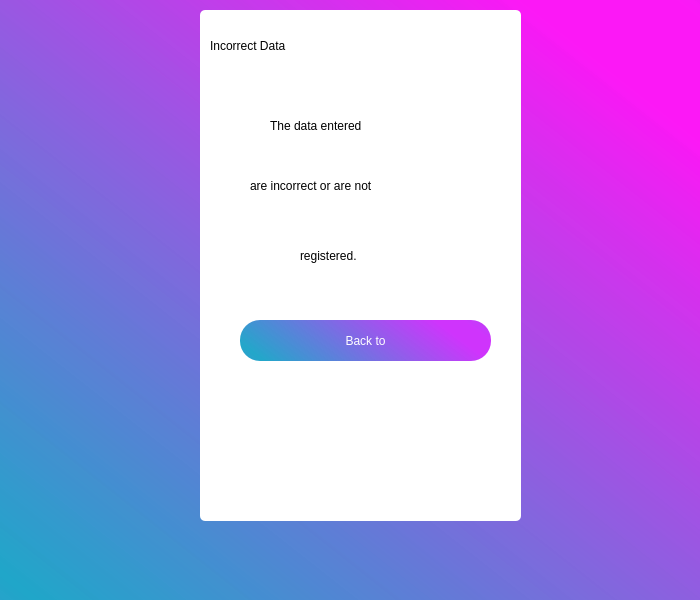
<?xml version="1.0" encoding="UTF-8"?>
<ui version="4.0">
 <class>MainWindow</class>
 <widget class="QMainWindow" name="MainWindow">
  <property name="geometry">
   <rect>
    <x>0</x>
    <y>0</y>
    <width>700</width>
    <height>600</height>
   </rect>
  </property>
  <property name="minimumSize">
   <size>
    <width>700</width>
    <height>600</height>
   </size>
  </property>
  <property name="cursor">
   <cursorShape>PointingHandCursor</cursorShape>
  </property>
  <property name="windowTitle">
   <string>MainWindow</string>
  </property>
  <property name="styleSheet">
   <string notr="true">background-color: qlineargradient(spread:reflect, x1:0.0511364, y1:1, x2:0.917, y2:0.0629091, stop:0 rgba(32, 166, 201, 252), stop:0.943 rgba(252, 23, 246, 223));</string>
  </property>
  <widget class="QWidget" name="centralwidget">
   <widget class="QListView" name="listView">
    <property name="geometry">
     <rect>
      <x>200</x>
      <y>10</y>
      <width>321</width>
      <height>511</height>
     </rect>
    </property>
    <property name="cursor" stdset="0">
     <cursorShape>ArrowCursor</cursorShape>
    </property>
    <property name="styleSheet">
     <string notr="true">background-color: rgb(255, 255, 255);
border-radius:5px;
</string>
    </property>
   </widget>
   <widget class="QLabel" name="label">
    <property name="geometry">
     <rect>
      <x>210</x>
      <y>10</y>
      <width>341</width>
      <height>71</height>
     </rect>
    </property>
    <property name="styleSheet">
     <string notr="true">font: 87 26pt &quot;Arial Black&quot;;
background-color: qlineargradient(spread:pad, x1:0, y1:0, x2:1, y2:0, stop:0 rgba(0, 0, 0, 0), stop:1 rgba(255, 255, 255, 0));</string>
    </property>
    <property name="text">
     <string>Incorrect Data </string>
    </property>
   </widget>
   <widget class="QPushButton" name="pushButton">
    <property name="geometry">
     <rect>
      <x>240</x>
      <y>320</y>
      <width>251</width>
      <height>41</height>
     </rect>
    </property>
    <property name="cursor">
     <cursorShape>PointingHandCursor</cursorShape>
    </property>
    <property name="styleSheet">
     <string notr="true">border-radius:20px;
background-color: qlineargradient(spread:reflect, x1:0, y1:0.569, x2:0.911, y2:0.369727, stop:0 rgba(32, 166, 201, 252), stop:0.943 rgba(200, 23, 252, 223));
color:white;
font: 50 10pt &quot;Arial Black&quot;;</string>
    </property>
    <property name="text">
     <string>Back to</string>
    </property>
   </widget>
   <widget class="QLabel" name="label_3">
    <property name="geometry">
     <rect>
      <x>270</x>
      <y>70</y>
      <width>181</width>
      <height>111</height>
     </rect>
    </property>
    <property name="styleSheet">
     <string notr="true">font: 15pt &quot;Verdana&quot;;
background-color: qlineargradient(spread:pad, x1:0, y1:0, x2:1, y2:0, stop:0 rgba(0, 0, 0, 0), stop:1 rgba(255, 255, 255, 0));</string>
    </property>
    <property name="text">
     <string>The data entered</string>
    </property>
   </widget>
   <widget class="QLabel" name="label_4">
    <property name="geometry">
     <rect>
      <x>250</x>
      <y>130</y>
      <width>301</width>
      <height>111</height>
     </rect>
    </property>
    <property name="styleSheet">
     <string notr="true">font: 15pt &quot;Verdana&quot;;
background-color: qlineargradient(spread:pad, x1:0, y1:0, x2:1, y2:0, stop:0 rgba(0, 0, 0, 0), stop:1 rgba(255, 255, 255, 0));</string>
    </property>
    <property name="text">
     <string>are incorrect or are not</string>
    </property>
   </widget>
   <widget class="QLabel" name="label_5">
    <property name="geometry">
     <rect>
      <x>300</x>
      <y>200</y>
      <width>141</width>
      <height>111</height>
     </rect>
    </property>
    <property name="styleSheet">
     <string notr="true">font: 15pt &quot;Verdana&quot;;
background-color: qlineargradient(spread:pad, x1:0, y1:0, x2:1, y2:0, stop:0 rgba(0, 0, 0, 0), stop:1 rgba(255, 255, 255, 0));</string>
    </property>
    <property name="text">
     <string>registered.</string>
    </property>
   </widget>
  </widget>
 </widget>
 <resources>
  <include location="../../OneDrive/Escritorio/logo3.qrc"/>
 </resources>
 <connections/>
</ui>
